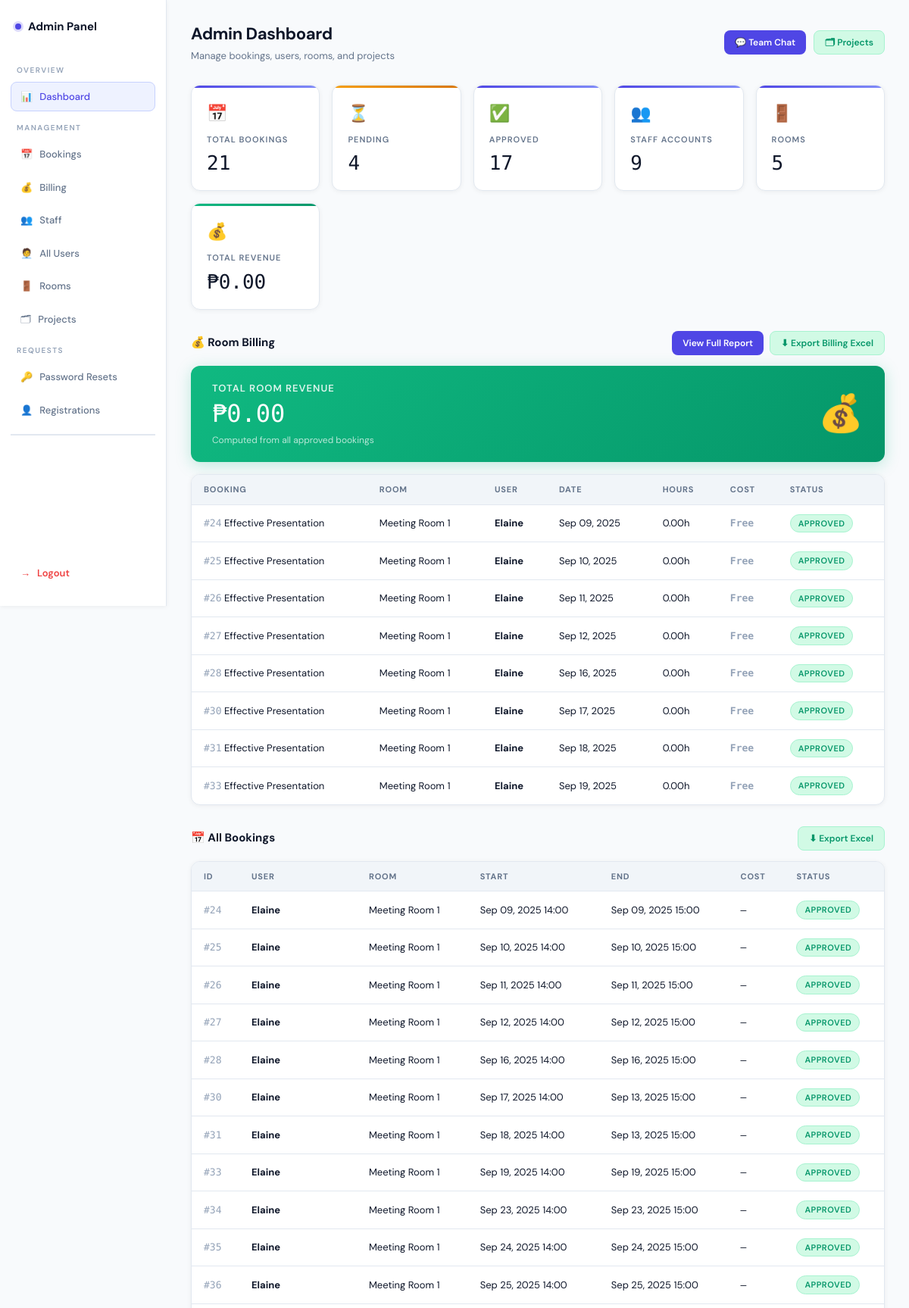
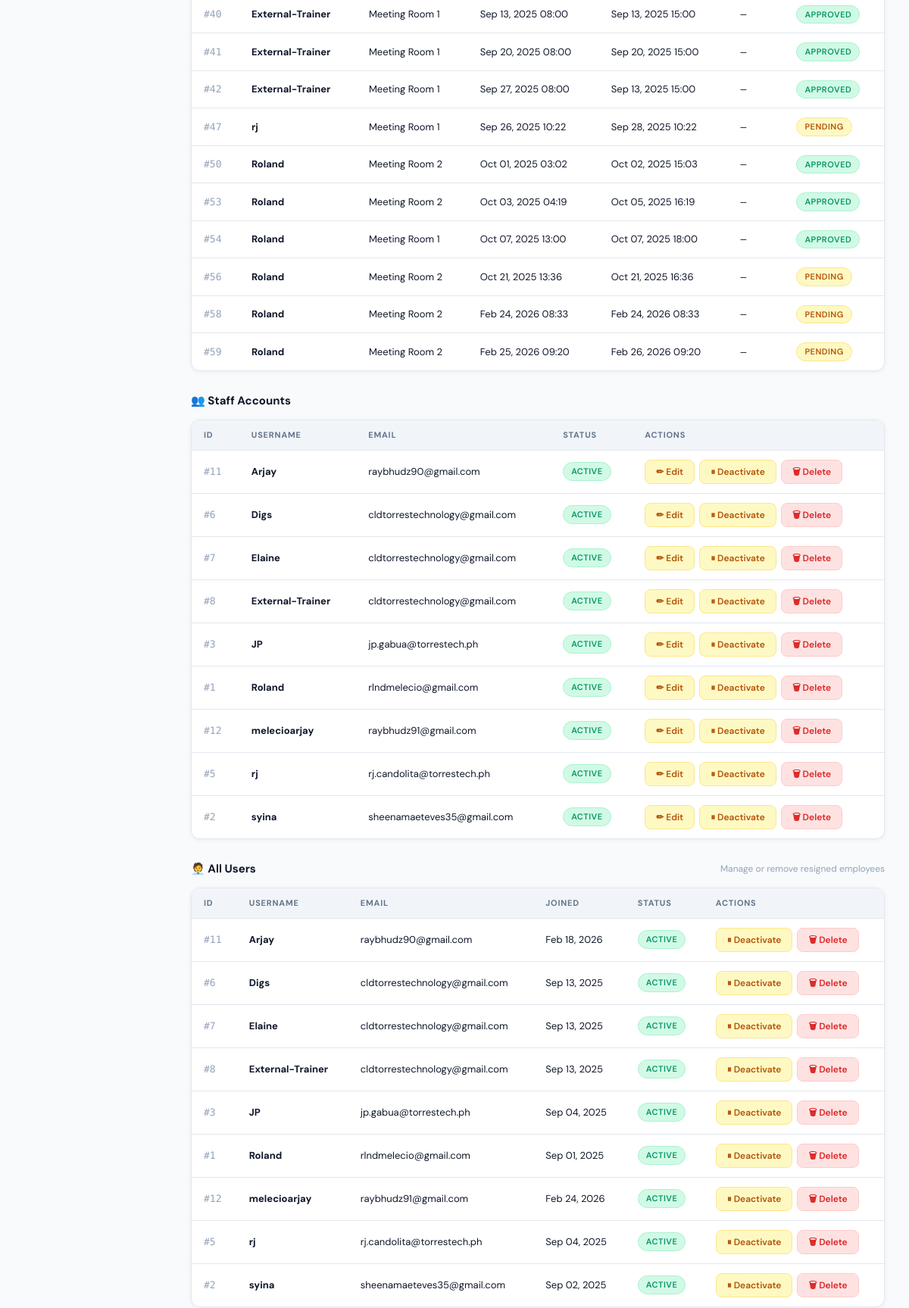
/dashboard-admin/ (signed in, upper part), run on the app's committed database (2 pictures, top to bottom).
### booking/models.py (models this page shows, shortened)
class Booking(models.Model):
    STATUS_CHOICES = [
        ("Pending",  "Pending"),
        ("Approved", "Approved"),
        ("Rejected", "Rejected"),
    ]
    room       = models.ForeignKey(Room, on_delete=models.CASCADE, related_name='bookings')
    title      = models.CharField(max_length=200)
    attendees  = models.PositiveIntegerField(default=1)
    start      = models.DateTimeField()
    end        = models.DateTimeField()
    created_by = models.ForeignKey(User, on_delete=models.CASCADE, related_name='bookings')
    color      = models.CharField(max_length=7, blank=True, null=True)
    status     = models.CharField(max_length=20, choices=STATUS_CHOICES, default="Pending")
    hours_used = models.DecimalField(max_digits=6,  decimal_places=2, default=0)
    total_cost = models.DecimalField(max_digits=10, decimal_places=2, default=0)

class Room(models.Model):
    name           = models.CharField(max_length=100, unique=True)
    description    = models.CharField(max_length=255, blank=True)
    capacity       = models.PositiveIntegerField(default=0, help_text="Max attendees")
    tools          = models.CharField(max_length=255, blank=True, help_text="e.g. speaker, projector")
    tables         = models.PositiveIntegerField(default=0)
    chairs         = models.PositiveIntegerField(default=0)
    image          = models.ImageField(upload_to='room_images/', blank=True, null=True)
    projector      = models.CharField(max_length=3, choices=[("Yes","Yes"),("No","No")], default="No")
    speaker        = models.CharField(max_length=3, choices=[("Yes","Yes"),("No","No")], default="No")
    price_per_hour = models.DecimalField(
        max_digits=10, decimal_places=2, default=0.00,
        help_text="Room rental cost per hour (PHP)"
    )

### booking/views.py (the view)
# urls.py: path("dashboard-admin/",                views.admin_dashboard,      name="admin_dashboard"),
@login_required
@user_passes_test(lambda u: u.is_superuser)
def admin_dashboard(request):
    bookings          = Booking.objects.select_related("room", "created_by")
    staff_accounts    = User.objects.filter(is_staff=True, is_superuser=False).order_by("username")
    all_users         = User.objects.filter(is_superuser=False).order_by("username")
    password_requests = PasswordChangeRequest.objects.filter(approved=False).order_by("-requested_at")
    rooms             = Room.objects.all().order_by("name")
    pending_users     = User.objects.filter(is_active=False)
    projects          = FutureProject.objects.all().order_by('target_date')[:5]
    total_revenue     = sum(b.total_cost for b in bookings)
    summary_cards = [
        {"label": "Total Bookings", "count": bookings.count(),                          "icon": "bi-journal-bookmark"},
        {"label": "Pending",        "count": bookings.filter(status="Pending").count(), "icon": "bi-hourglass-split"},
        {"label": "Approved",       "count": bookings.filter(status="Approved").count(),"icon": "bi-check-circle"},
        {"label": "Staff Accounts", "count": staff_accounts.count(),                    "icon": "bi-people"},
        {"label": "Rooms",          "count": rooms.count(),                              "icon": "bi-building"},
        {"label": "Total Revenue",  "count": f"₱{total_revenue:,.2f}",                  "icon": "bi-cash-stack"},
    ]
    return render(request, "booking/admin_dashboard.html", {
        "bookings":          bookings,
        "staff_accounts":    staff_accounts,
        "all_users":         all_users,
        "password_requests": password_requests,
        "summary_cards":     summary_cards,
        "rooms":             rooms,
        "pending_users":     pending_users,
        "projects":          projects,
        "total_revenue":     total_revenue,
    })

### booking/templates/booking/admin_dashboard.html (shortened to what this page needs)
{% extends "booking/base.html" %}
{% block content %}
<div class="admin-layout">
  <aside class="admin-sidebar">
    <div class="sidebar-brand"><div class="dot"></div> Admin Panel</div>
    <div class="sidebar-label">Overview</div>
    <a href="#summary" class="sidebar-link active"><span>📊</span> Dashboard</a>
    <div class="sidebar-label">Management</div>
    <a href="#bookings"  class="sidebar-link"><span>📅</span> Bookings</a>
    <a href="#billing"   class="sidebar-link"><span>💰</span> Billing</a>
    <a href="#staff"     class="sidebar-link"><span>👥</span> Staff</a>
    <a href="#all-users" class="sidebar-link"><span>🧑‍💼</span> All Users</a>
    <a href="#rooms"     class="sidebar-link"><span>🚪</span> Rooms</a>
    <a href="#projects"  class="sidebar-link"><span>🗂</span> Projects</a>
    <div class="sidebar-label">Requests</div>
    <a href="#password-requests" class="sidebar-link"><span>🔑</span> Password Resets </a>
    <a href="#pending-users"     class="sidebar-link"><span>👤</span> Registrations </a>
    <div class="sidebar-divider"></div>
    <a href="{% url 'logout' %}" class="btn-logout-side"><span>→</span> Logout</a>
  </aside>
  <main class="admin-main">
    <div id="summary" class="page-header">
      <div>
        <div class="page-title">Admin Dashboard</div>
        <div class="page-sub">Manage bookings, users, rooms, and projects</div>
      </div>
      <div style="display:flex;gap:10px;">
        <a href="{% url 'chat_view' %}" class="btn btn-primary">💬 Team Chat</a>
        <a href="{% url 'project_list' %}" class="btn btn-green">🗂 Projects</a>
      </div>
    </div>
    <div class="summary-grid">
      {% for card in summary_cards %}
      <div class="summary-card {% if 'Revenue' in card.label %}green{% elif 'Pending' in card.label %}amber{% endif %}">
        <div class="summary-icon">
          {% if 'Booking' in card.label %}📅
          {% elif 'Pending' in card.label %}⏳
          {% elif 'Approved' in card.label %}✅
          {% elif 'Staff' in card.label %}👥
          {% elif 'Room' in card.label %}🚪
          {% elif 'Revenue' in card.label %}💰
          {% else %}📌{% endif %}
        </div>
        <div class="summary-label">{{ card.label }}</div>
        <div class="summary-count">{{ card.count }}</div>
      </div>
      {% endfor %}
    </div>
    <div id="billing">
      <div class="section-header">
        <div class="section-title">💰 Room Billing</div>
        <div style="display:flex;gap:8px;">
          <a href="{% url 'room_billing_report' %}" class="btn btn-primary">View Full Report</a>
          <a href="{% url 'export_billing_excel' %}" class="btn btn-export">⬇ Export Billing Excel</a>
        </div>
      </div>
      <div class="revenue-banner" style="margin-bottom:16px;">
        <div>
          <div class="revenue-label">Total Room Revenue</div>
          <div class="revenue-amount">₱{{ total_revenue|floatformat:2 }}</div>
          <div class="revenue-sub">Computed from all approved bookings</div>
        </div>
        <div style="font-size:48px;">💰</div>
      </div>
      <div class="table-wrap">
        <table>
          <thead>
            <tr><th>Booking</th><th>Room</th><th>User</th><th>Date</th><th>Hours</th><th>Cost</th><th>Status</th></tr>
          </thead>
          <tbody>
            {% for b in bookings|slice:":8" %}
            <tr>
              <td><span style="font-family:'DM Mono',monospace;color:var(--dim);">#{{ b.id }}</span> {{ b.title }}</td>
              <td>{{ b.room.name }}</td>
              <td><strong>{{ b.created_by.username }}</strong></td>
              <td>{{ b.start|date:"M d, Y" }}</td>
              <td>{{ b.hours_used }}h</td>
              <td style="font-family:'DM Mono',monospace;color:var(--accent3);font-weight:700;">
                {% if b.total_cost > 0 %}₱{{ b.total_cost|floatformat:2 }}{% else %}<span style="color:var(--dim);">Free</span>{% endif %}
              </td>
              <td>
                <span class="badge {% if b.status == 'Approved' %}badge-green{% elif b.status == 'Pending' %}badge-yellow{% else %}badge-red{% endif %}">{{ b.status }}</span>
              </td>
            </tr>
            {% empty %}
            <tr class="empty-row"><td colspan="7">No bookings yet.</td></tr>
            {% endfor %}
          </tbody>
        </table>
      </div>
    </div>
    <section id="bookings">
      <div class="section-header">
        <div class="section-title">📅 All Bookings</div>
        <a href="{% url 'export_bookings' %}" class="btn btn-export">⬇ Export Excel</a>
      </div>
      <div class="table-wrap">
        <table>
          <thead>
            <tr><th>ID</th><th>User</th><th>Room</th><th>Start</th><th>End</th><th>Cost</th><th>Status</th></tr>
          </thead>
          <tbody>
            {% for b in bookings %}
            <tr>
              <td><span style="font-family:'DM Mono',monospace;color:var(--dim);">#{{ b.id }}</span></td>
              <td><strong>{{ b.created_by.username }}</strong></td>
              <td>{{ b.room.name }}</td>
              <td>{{ b.start|date:"M d, Y H:i" }}</td>
              <td>{{ b.end|date:"M d, Y H:i" }}</td>
              <td style="font-family:'DM Mono',monospace;">{% if b.total_cost > 0 %}₱{{ b.total_cost|floatformat:2 }}{% else %}—{% endif %}</td>
              <td><span class="badge {% if b.status == 'Approved' %}badge-green{% elif b.status == 'Pending' %}badge-yellow{% else %}badge-red{% endif %}">{{ b.status }}</span></td>
            </tr>
            {% empty %}
            <tr class="empty-row"><td colspan="7">No bookings found.</td></tr>
            {% endfor %}
          </tbody>
        </table>
      </div>
    </section>
    <section id="staff">
      <div class="section-header">
        <div class="section-title">👥 Staff Accounts</div>
      </div>
      <div class="table-wrap">
        <table>
          <thead><tr><th>ID</th><th>Username</th><th>Email</th><th>Status</th><th>Actions</th></tr></thead>
          <tbody>
            {% for s in staff_accounts %}
            <tr>
              <td><span style="font-family:'DM Mono',monospace;color:var(--dim);">#{{ s.id }}</span></td>
              <td><strong>{{ s.username }}</strong></td>
              <td>{{ s.email }}</td>
              <td><span class="badge {% if s.is_active %}badge-green{% else %}badge-gray{% endif %}">{% if s.is_active %}Active{% else %}Inactive{% endif %}</span></td>
              <td>
                <div class="user-actions">
                  <a href="{% url 'edit_staff' s.id %}" class="btn btn-amber">✏ Edit</a>
                  {% if s.is_active %}
                  <button class="btn btn-amber" onclick="confirmDeactivate({{ s.id }}, '{{ s.username }}')">⏸ Deactivate</button>
                  {% endif %}
                  <button class="btn btn-red" onclick="confirmDelete({{ s.id }}, '{{ s.username }}')">🗑 Delete</button>
                </div>
              </td>
            </tr>
            {% empty %}
            <tr class="empty-row"><td colspan="5">No staff accounts.</td></tr>
            {% endfor %}
          </tbody>
        </table>
      </div>
    </section>
    <section id="all-users">
      <div class="section-header">
        <div class="section-title">🧑‍💼 All Users</div>
        <span style="font-size:12px;color:var(--dim);">Manage or remove resigned employees</span>
      </div>
      <div class="table-wrap">
        <table>
          <thead><tr><th>ID</th><th>Username</th><th>Email</th><th>Joined</th><th>Status</th><th>Actions</th></tr></thead>
          <tbody>
            {% for u in all_users %}
            <tr>
              <td><span style="font-family:'DM Mono',monospace;color:var(--dim);">#{{ u.id }}</span></td>
              <td><strong>{{ u.username }}</strong></td>
              <td>{{ u.email }}</td>
              <td>{{ u.date_joined|date:"M d, Y" }}</td>
              <td><span class="badge {% if u.is_active %}badge-green{% else %}badge-gray{% endif %}">{% if u.is_active %}Active{% else %}Inactive{% endif %}</span></td>
              <td>
                <div class="user-actions">
                  {% if u.is_active %}
                  <button class="btn btn-amber" onclick="confirmDeactivate({{ u.id }}, '{{ u.username }}')">⏸ Deactivate</button>
                  {% else %}
                  <a href="{% url 'approve_user' u.id %}" class="btn btn-green">✓ Reactivate</a>
                  {% endif %}
                  <button class="btn btn-red" onclick="confirmDelete({{ u.id }}, '{{ u.username }}')">🗑 Delete</button>
                </div>
              </td>
            </tr>
            {% empty %}
            <tr class="empty-row"><td colspan="6">No users found.</td></tr>
            {% endfor %}
          </tbody>
        </table>
      </div>
    </section>
  </main>
</div>
{% endblock %}

### data on the page
Booking: id "24", title "Effective Presentation", room.name "Meeting Room 1", created_by.username "Elaine", start "Sep 09, 2025", hours_used "0.00", total_cost "Free", status "APPROVED", start "Sep 09, 2025 14:00", end "Sep 09, 2025 15:00"
Booking: id "25", title "Effective Presentation", room.name "Meeting Room 1", created_by.username "Elaine", start "Sep 10, 2025", hours_used "0.00", total_cost "Free", status "APPROVED", start "Sep 10, 2025 14:00", end "Sep 10, 2025 15:00"
Booking: id "26", title "Effective Presentation", room.name "Meeting Room 1", created_by.username "Elaine", start "Sep 11, 2025", hours_used "0.00", total_cost "Free", status "APPROVED", start "Sep 11, 2025 14:00", end "Sep 11, 2025 15:00"
Booking: id "27", title "Effective Presentation", room.name "Meeting Room 1", created_by.username "Elaine", start "Sep 12, 2025", hours_used "0.00", total_cost "Free", status "APPROVED", start "Sep 12, 2025 14:00", end "Sep 12, 2025 15:00"
Booking: id "28", title "Effective Presentation", room.name "Meeting Room 1", created_by.username "Elaine", start "Sep 16, 2025", hours_used "0.00", total_cost "Free", status "APPROVED", start "Sep 16, 2025 14:00", end "Sep 16, 2025 15:00"
Booking: id "30", title "Effective Presentation", room.name "Meeting Room 1", created_by.username "Elaine", start "Sep 17, 2025", hours_used "0.00", total_cost "Free", status "APPROVED", start "Sep 17, 2025 14:00", end "Sep 13, 2025 15:00"
Booking: id "31", title "Effective Presentation", room.name "Meeting Room 1", created_by.username "Elaine", start "Sep 18, 2025", hours_used "0.00", total_cost "Free", status "APPROVED", start "Sep 18, 2025 14:00", end "Sep 13, 2025 15:00"
Booking: id "33", title "Effective Presentation", room.name "Meeting Room 1", created_by.username "Elaine", start "Sep 19, 2025", hours_used "0.00", total_cost "Free", status "APPROVED", start "Sep 19, 2025 14:00", end "Sep 19, 2025 15:00"
Booking: id "34", created_by.username "Elaine", room.name "Meeting Room 1", start "Sep 23, 2025 14:00", end "Sep 23, 2025 15:00", status "APPROVED"
Booking: id "35", created_by.username "Elaine", room.name "Meeting Room 1", start "Sep 24, 2025 14:00", end "Sep 24, 2025 15:00", status "APPROVED"
Booking: id "36", created_by.username "Elaine", room.name "Meeting Room 1", start "Sep 25, 2025 14:00", end "Sep 25, 2025 15:00", status "APPROVED"
Booking: id "40", created_by.username "External-Trainer", room.name "Meeting Room 1", start "Sep 13, 2025 08:00", end "Sep 13, 2025 15:00", status "APPROVED"
Booking: id "41", created_by.username "External-Trainer", room.name "Meeting Room 1", start "Sep 20, 2025 08:00", end "Sep 20, 2025 15:00", status "APPROVED"
Booking: id "42", created_by.username "External-Trainer", room.name "Meeting Room 1", start "Sep 27, 2025 08:00", end "Sep 13, 2025 15:00", status "APPROVED"
Booking: id "47", created_by.username "rj", room.name "Meeting Room 1", start "Sep 26, 2025 10:22", end "Sep 28, 2025 10:22", status "PENDING"
Booking: id "50", created_by.username "Roland", room.name "Meeting Room 2", start "Oct 01, 2025 03:02", end "Oct 02, 2025 15:03", status "APPROVED"
Booking: id "53", created_by.username "Roland", room.name "Meeting Room 2", start "Oct 03, 2025 04:19", end "Oct 05, 2025 16:19", status "APPROVED"
Booking: id "54", created_by.username "Roland", room.name "Meeting Room 1", start "Oct 07, 2025 13:00", end "Oct 07, 2025 18:00", status "APPROVED"
Booking: id "56", created_by.username "Roland", room.name "Meeting Room 2", start "Oct 21, 2025 13:36", end "Oct 21, 2025 16:36", status "PENDING"
Booking: id "58", created_by.username "Roland", room.name "Meeting Room 2", start "Feb 24, 2026 08:33", end "Feb 24, 2026 08:33", status "PENDING"
Booking: id "59", created_by.username "Roland", room.name "Meeting Room 2", start "Feb 25, 2026 09:20", end "Feb 26, 2026 09:20", status "PENDING"

### other printed values
{{ card.label }} "TOTAL BOOKINGS" "PENDING" "APPROVED" "STAFF ACCOUNTS" "ROOMS" "TOTAL REVENUE"
{{ card.count }} "21" "4" "17" "9" "5" "₱0.00"
{{ total_revenue|floatformat:2 }} "0.00"
{{ s.id }} "11"
{{ s.username }} "Arjay"
{{ s.email }} "raybhudz90@gmail.com"
{{ s.id }} "6"
{{ s.username }} "Digs"
{{ s.email }} "cldtorrestechnology@gmail.com"
{{ s.id }} "7"
{{ s.username }} "Elaine"
{{ s.id }} "8"
{{ s.username }} "External-Trainer"
{{ s.id }} "3"
{{ s.username }} "JP"
